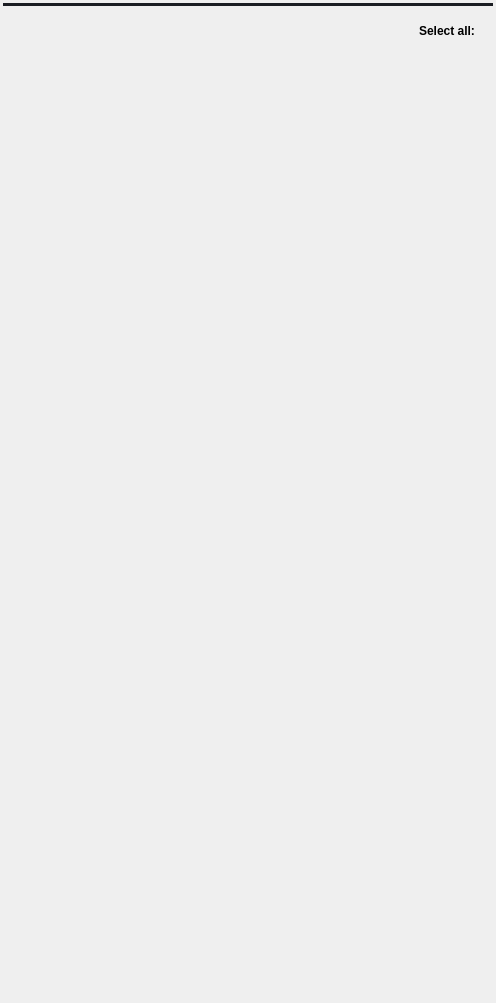
                          <widget class="QWidget" name="widget_device_config_main">
                           <property name="geometry">
                            <rect>
                             <x>0</x>
                             <y>0</y>
                             <width>496</width>
                             <height>1003</height>
                            </rect>
                           </property>
                           <layout class="QVBoxLayout" name="verticalLayout_3">
                            <property name="spacing">
                             <number>0</number>
                            </property>
                            <property name="leftMargin">
                             <number>3</number>
                            </property>
                            <property name="topMargin">
                             <number>3</number>
                            </property>
                            <property name="rightMargin">
                             <number>3</number>
                            </property>
                            <property name="bottomMargin">
                             <number>3</number>
                            </property>
                            <item>
                             <widget class="QWidget" name="widget_special_components" native="true">
                              <property name="minimumSize">
                               <size>
                                <width>0</width>
                                <height>0</height>
                               </size>
                              </property>
                              <layout class="QVBoxLayout" name="verticalLayout_13">
                               <property name="spacing">
                                <number>0</number>
                               </property>
                               <property name="leftMargin">
                                <number>0</number>
                               </property>
                               <property name="topMargin">
                                <number>0</number>
                               </property>
                               <property name="rightMargin">
                                <number>0</number>
                               </property>
                               <property name="bottomMargin">
                                <number>0</number>
                               </property>
                              </layout>
                             </widget>
                            </item>
                            <item>
                             <widget class="Line" name="line">
                              <property name="styleSheet">
                               <string notr="true">color: rgb(27, 29, 35);</string>
                              </property>
                              <property name="frameShadow">
                               <enum>QFrame::Shadow::Plain</enum>
                              </property>
                              <property name="lineWidth">
                               <number>3</number>
                              </property>
                              <property name="orientation">
                               <enum>Qt::Orientation::Horizontal</enum>
                              </property>
                             </widget>
                            </item>
                            <item>
                             <widget class="QWidget" name="widget_device_config" native="true">
                              <property name="minimumSize">
                               <size>
                                <width>0</width>
                                <height>0</height>
                               </size>
                              </property>
                              <layout class="QVBoxLayout" name="verticalLayout_17">
                               <item>
                                <widget class="QFrame" name="select_all_frame">
                                 <property name="minimumSize">
                                  <size>
                                   <width>0</width>
                                   <height>0</height>
                                  </size>
                                 </property>
                                 <property name="cursor">
                                  <cursorShape>ArrowCursor</cursorShape>
                                 </property>
                                 <property name="styleSheet">
                                  <string notr="true">QFrame {
	 border: transparent
}
QLineEdit {
	background-color: rgb(27, 29, 35);
	border-radius: 5px;
	border: 2px solid rgb(27, 29, 35);
	padding-left: 10px;
}
QLineEdit:hover {
	border: 2px solid rgb(64, 71, 88);
}
QLineEdit:focus {
	border: 2px solid rgb(91, 101, 124);
}
QLineEdit:disabled {
	background-color: rgb(36, 40, 48);
	border: 2px solid rgb(32, 32, 32);
}
QComboBox{
	background-color: rgb(27, 29, 35);
	border-radius: 5px;
	border: 2px solid rgb(27, 29, 35);
	padding: 5px;
	padding-left: 10px;
}
QComboBox:hover{
	border: 2px solid rgb(64, 71, 88);
}
QComboBox:focus {
	border: 2px solid rgb(91, 101, 124);
}
QComboBox QAbstractItemView {
	color: rgb(85, 170, 255);	
	background-color: rgb(27, 29, 35);
	padding: 10px;
	selection-background-color: rgb(39, 44, 54);
}
QComboBox:disabled {
	background-color: rgb(36, 40, 48);
	border: 2px solid rgb(32, 32, 32);
}

/* RADIO BUTTON */
QRadioButton::indicator {
    border: 3px solid rgb(52, 59, 72);
	width: 15px;
	height: 15px;
	border-radius: 10px;
    background: rgb(44, 49, 60);
}
QRadioButton::indicator:hover {
    border: 3px solid rgb(58, 66, 81);
}
QRadioButton::indicator:checked {
    background: 3px solid rgb(94, 106, 130);
	border: 3px solid rgb(52, 59, 72);	
}
</string>
                                 </property>
                                 <property name="frameShadow">
                                  <enum>QFrame::Shadow::Raised</enum>
                                 </property>
                                 <layout class="QHBoxLayout" name="horizontalLayout_11">
                                  <property name="spacing">
                                   <number>24</number>
                                  </property>
                                  <property name="leftMargin">
                                   <number>9</number>
                                  </property>
                                  <property name="topMargin">
                                   <number>9</number>
                                  </property>
                                  <property name="rightMargin">
                                   <number>9</number>
                                  </property>
                                  <property name="bottomMargin">
                                   <number>9</number>
                                  </property>
                                  <item alignment="Qt::AlignmentFlag::AlignRight">
                                   <widget class="QLabel" name="select_all_label">
                                    <property name="font">
                                     <font>
                                      <bold>true</bold>
                                     </font>
                                    </property>
                                    <property name="text">
                                     <string>Select all:</string>
                                    </property>
                                   </widget>
                                  </item>
                                 </layout>
                                </widget>
                               </item>
                              </layout>
                             </widget>
                            </item>
                            <item>
                             <spacer name="verticalSpacer_2">
                              <property name="orientation">
                               <enum>Qt::Orientation::Vertical</enum>
                              </property>
                              <property name="sizeHint" stdset="0">
                               <size>
                                <width>20</width>
                                <height>40</height>
                               </size>
                              </property>
                             </spacer>
                            </item>
                           </layout>
                          </widget>
